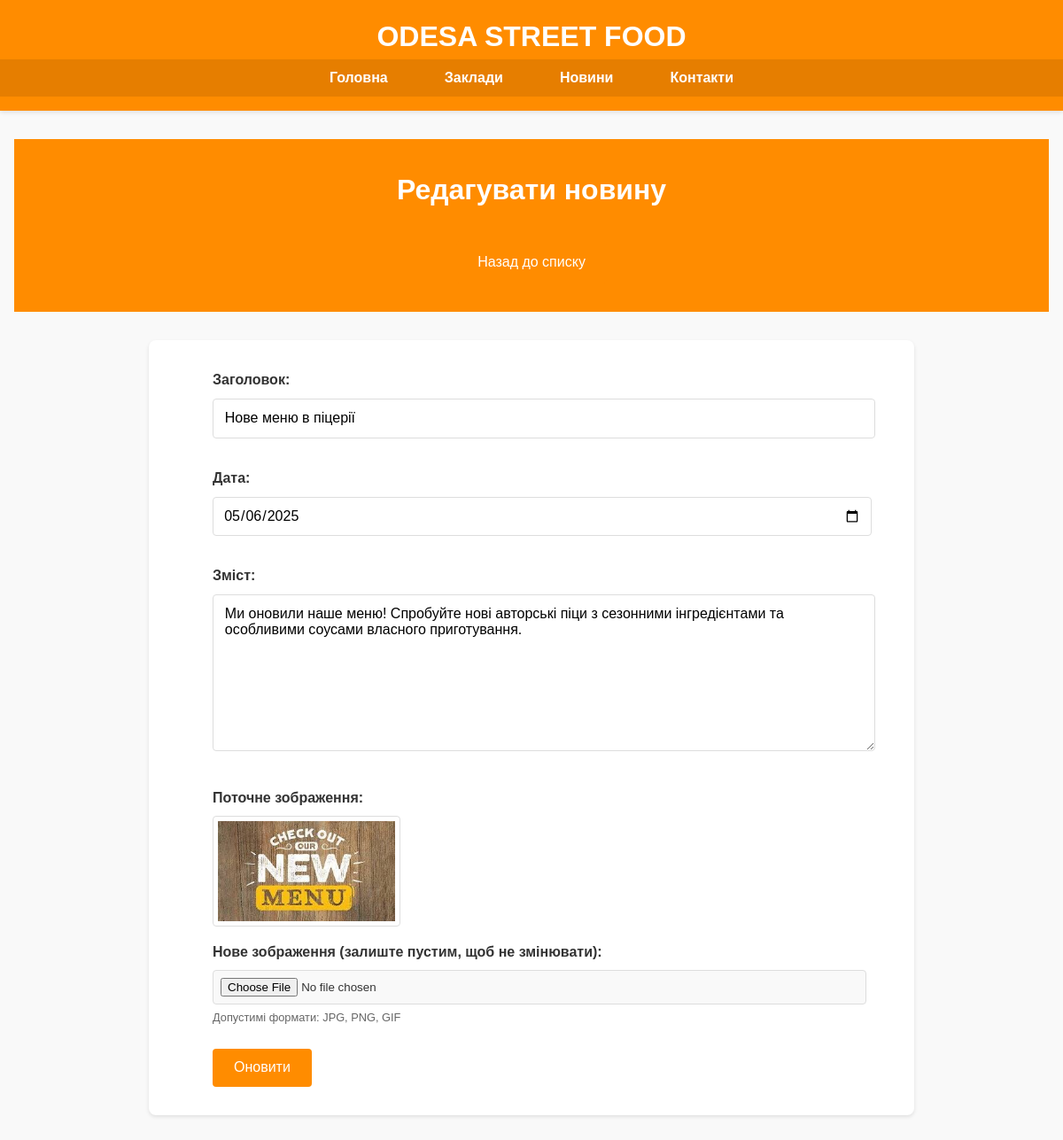
The app's page /admin/news/edit/2 with its own data.
### tables this page shows
CREATE TABLE news
                 (
                     id
                     INTEGER
                     PRIMARY
                     KEY
                     AUTOINCREMENT,
                     title
                     TEXT
                     NOT
                     NULL,
                     date
                     TEXT
                     NOT
                     NULL,
                     content
                     TEXT
                     NOT
                     NULL,
                     image
                     TEXT
                     NOT
                     NULL
                 );

### app.py (the view, shortened to what this page needs)
@app.route('/admin/news/edit/<int:news_id>', methods=['GET', 'POST'])
def edit_news(news_id):
    conn = sqlite3.connect('news.db')
    c = conn.cursor()
    c.execute("SELECT * FROM news WHERE id=?", (news_id,))
    news_item = dict(zip(['id', 'title', 'date', 'content', 'image'], c.fetchone()))
    conn.close()
    return render_template('edit_news.html', now=datetime.now(), news_item=news_item, today=datetime.now().strftime('%Y-%m-%d'))

### templates/edit_news.html (shortened to what this page needs)
{% extends "base_admin.html" %}
{% block content %}
<section class="admin-header">
    <h1>Редагувати новину</h1>
    <a href="{{ url_for('admin_news') }}" class="btn">Назад до списку</a>
</section>
<section class="admin-form">
    <div class="container">
        <form method="POST" enctype="multipart/form-data">
            <div class="form-group">
                <label for="title">Заголовок:</label>
                <input type="text" id="title" name="title" value="{{ news_item.title }}" required>
            </div>
            <div class="form-group">
                <label for="date">Дата:</label>
                <input type="date" id="date" name="date" value="{{ news_item.date.split(' ')[0] }}" required>
            </div>
            <div class="form-group">
                <label for="content">Зміст:</label>
                <textarea id="content" name="content" rows="5" required>{{ news_item.content }}</textarea>
            </div>
            <div class="form-group">
                <label>Поточне зображення:</label>
                <img src="{{ url_for('static', filename='images/news/' + news_item.image) }}" alt="Current image" class="current-image">
                <label for="image">Нове зображення (залиште пустим, щоб не змінювати):</label>
                <input type="file" id="image" name="image" accept="image/*">
                <p class="file-hint">Допустимі формати: JPG, PNG, GIF</p>
            </div>
            <button type="submit" class="btn-submit">Оновити</button>
        </form>
    </div>
</section>
{% endblock %}

### static/css/style.css (style rules this page uses)
body { font-family: 'Arial', sans-serif; margin: 0; padding: 0; line-height: 1.6; color: #333; background-color: #f9f9f9; }
.admin-header { background: #ff8c00; color: white; padding: 2rem 0; text-align: center; margin-bottom: 2rem; }
.admin-header h1 { margin: 0 0 1rem 0; font-size: 2rem; }
.admin-form { max-width: 800px; margin: 0 auto; padding: 2rem; background: white; border-radius: 8px; box-shadow: 0 2px 4px rgba(0,0,0,0.1); }
.admin-form .form-group { margin-bottom: 1.5rem; }
.admin-form label { display: block; margin-bottom: 0.5rem; font-weight: bold; color: #333; }
.admin-form input[type="text"], .admin-form input[type="date"], .admin-form textarea { width: 100%; padding: 0.8rem; border: 1px solid #ddd; border-radius: 4px; font-family: inherit; font-size: 1rem; margin-bottom: 0.5rem; }
.admin-form input[type="date"] { padding: 0.7rem; }
.admin-form textarea { min-height: 150px; resize: vertical; }
.admin-form input[type="file"] { width: 100%; padding: 0.5rem; border: 1px solid #ddd; border-radius: 4px; background: #f9f9f9; }
.file-hint { font-size: 0.8rem; color: #666; margin-top: 0.3rem; }
.current-image { display: block; max-width: 200px; max-height: 150px; margin-bottom: 1rem; border: 1px solid #ddd; border-radius: 4px; padding: 5px; }
.btn-submit { background-color: #ff8c00; color: white; border: none; padding: 0.8rem 1.5rem; border-radius: 4px; cursor: pointer; font-size: 1rem; transition: background-color 0.3s; }
.container { width: 90%; max-width: 1200px; margin: 0 auto; }
.btn { display: inline-block; background: #ff8c00; color: white; padding: 0.7rem 1.5rem; border-radius: 4px; text-decoration: none; margin-top: 1rem; transition: background 0.3s; }
.form-group { margin-bottom: 1.5rem; }
.form-group input, .form-group textarea { width: 100%; padding: 0.8rem; border: 1px solid #ddd; border-radius: 4px; font-family: inherit; }
.form-group textarea { resize: vertical; }

### records on screen
news: title "Нове меню в піцерії", date "05/06/2025", content "Ми оновили наше меню! Спробуйте нові авторські піци з сезонними інгредієнтами та особливими соусами власного приготування.", image (picture)
